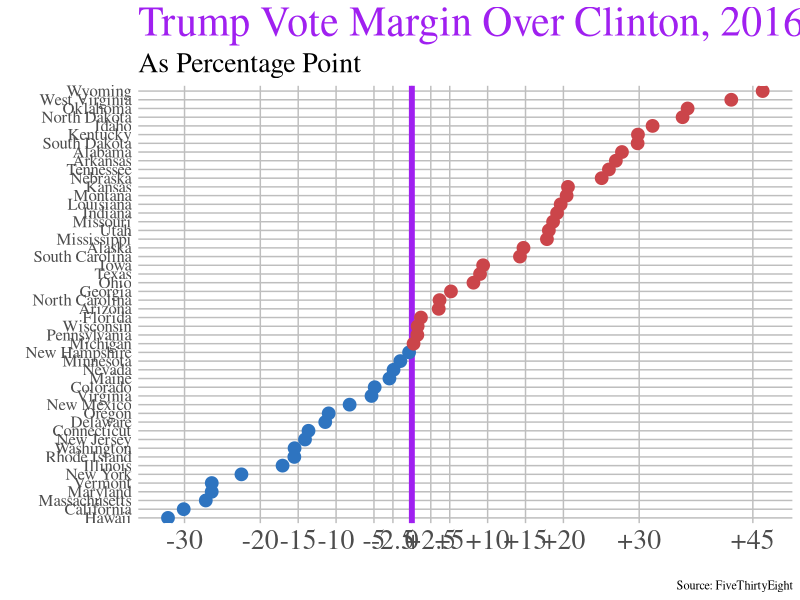
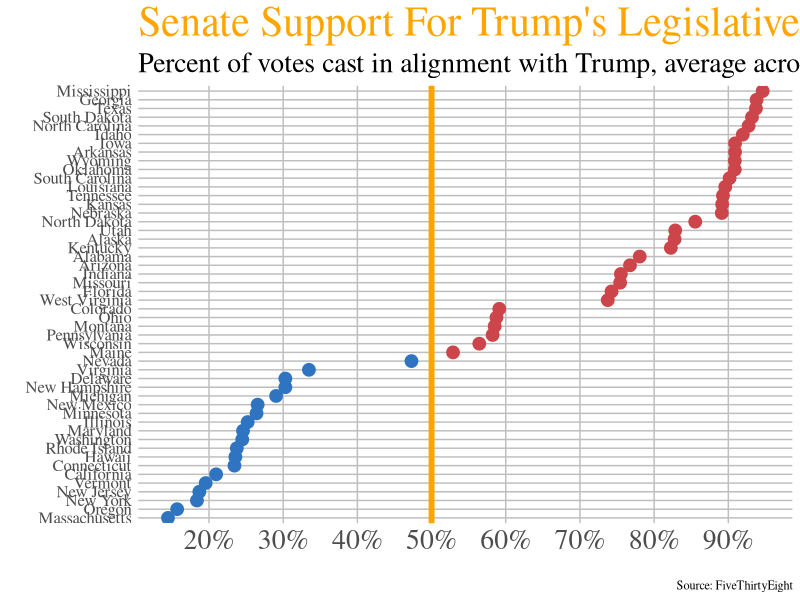
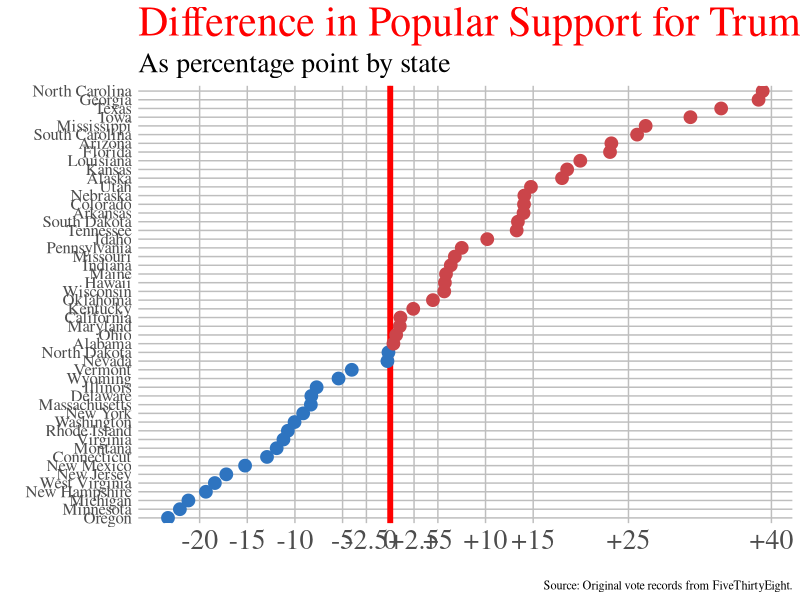

The R source for these figures, in order: (Note: this script raises an error after producing the figures.)
## ---- chunk 1
knitr::opts_chunk$set(echo = FALSE, 
                      warning = FALSE, 
                      message = FALSE, 
                      fig.width = 8, 
                      fig.height = 5)
library(tidyverse)
library(readxl)
library(ggplot2)
library(ggthemes)
library(scales)
library(maps)

data <- read.csv("senate_votes.csv") %>% # current as of March 25 2 trillion Covid bill
  select(-district) %>% 
  na.omit() %>% 
  subset(party == 'Republican' | party == 'Democrat' | party == 'Independent')
  

us_states <- map_data("state")  # for later use in state visualization

## ---- chunk 2
trump_2016 <- data %>% select(state, net_trump_2016_vote) %>% 
  distinct() %>% 
  mutate(trump_win = case_when(net_trump_2016_vote > 0 ~ 'Yes',
                               net_trump_2016_vote < 0 ~ 'No'))
  
## ---- chunk 3
senator_votes <- data %>% 
  select(-net_trump_2016_vote) %>% 
  mutate(votes_with_trump = votes*agree_pct) %>% 
  mutate(votes_against_trump = (votes - votes*agree_pct)) 

## ---- chunk 4

state_senate_support <- senator_votes %>% 
  group_by(state) %>% 
  mutate(senator_support_by_state = sum(votes_with_trump)) %>% 
  mutate(senator_opposition_by_state = sum(votes_against_trump)) %>% 
  mutate(total_votes_by_state = senator_support_by_state + senator_opposition_by_state) %>% 
  mutate(state_trump_support_pct = (senator_support_by_state/total_votes_by_state)*100) 

average_state_support <- state_senate_support %>% 
  select(state, state_trump_support_pct) %>% 
  distinct() %>% 
  mutate(trump_support_dummy = case_when(state_trump_support_pct >= 50 ~ "Yes",
                                         state_trump_support_pct < 50 ~ "No"))
         
## ---- chunk 5

difference <- average_state_support %>% 
  left_join(trump_2016) %>% 
  mutate(net_senate_support = state_trump_support_pct - 50) %>% 
  mutate(trump_senate_difference = net_senate_support - net_trump_2016_vote) %>% 
  mutate(difference_dummy = case_when(trump_senate_difference >= 0 ~ "Yes",
                                         trump_senate_difference < 0 ~ "No"))
  
## ---- chunk 6
party_colors <- c("#2E74C0", "#CB454A") # Dem and GOP colors

# trump state vote over clinton
ggplot(trump_2016,
       aes(x = net_trump_2016_vote,
           y = reorder(state, net_trump_2016_vote),
           color = trump_win)) +
  
  geom_vline(xintercept = 0, color = "purple", size = 2) +
  geom_point(size = 4) +
  
  scale_x_continuous(breaks = c(-30,-20,-15,-10,-5,-2.5,0,2.5,5,10,15,20,30,45),
                     labels = c("-30", "-20", "-15", "-10", "-5", "-2.5", "0", "+2.5", "+5", "+10", "+15", "+20", "+30", "+45")) +
  scale_color_manual(values = party_colors) +
  
  labs(title = "Trump Vote Margin Over Clinton, 2016",
       subtitle = "As Percentage Point",
       x = "", y = "",
       caption = "Source: FiveThirtyEight") +
  guides(color = FALSE) +
  theme_tufte() +
  theme(axis.text.x = element_text(size = 20),
        axis.ticks = element_blank(),
        axis.text.y = element_text(size = 12),
        plot.title = element_text(size = 30, color = "purple"),
        plot.subtitle = element_text(size = 20),
        panel.grid.major = element_line(color = "gray"))
## ---- chunk 7

# average senate agreement with trump
ggplot(average_state_support,
       aes(x = state_trump_support_pct,
           y = reorder(state, state_trump_support_pct),
           color = trump_support_dummy)) +
  
  geom_vline(xintercept = 50, color = "orange", size = 2) +
  geom_point(size = 4) +
  
  scale_x_continuous(breaks = c(0,10,20,30,40,50,60,70,80,90,100),
                     labels = c("0%","10%", "20%","30%","40%","50%","60%","70%","80%","90%","100%")) +
  scale_color_manual(values = party_colors) +
  
  labs(title = "Senate Support For Trump's Legislative Agenda",
       subtitle = "Percent of votes cast in alignment with Trump, average across each state's two senators",
       x = "", y = "",
       caption = "Source: FiveThirtyEight") +
  guides(color = FALSE) +
  theme_tufte() +
  theme(axis.text.x = element_text(size = 20),
        axis.ticks = element_blank(),
        axis.text.y = element_text(size = 12),
        plot.title = element_text(size = 30, color = "orange"),
        plot.subtitle = element_text(size = 20),
        panel.grid.major = element_line(color = "gray"))

## ---- chunk 8

# average senate agreement with trump
ggplot(difference,
       aes(x = trump_senate_difference,
           y = reorder(state, trump_senate_difference),
           color = difference_dummy)) +
  
  geom_vline(xintercept = 0, color = "red", size = 2) +
  geom_point(size = 4) +
  
  scale_x_continuous(breaks = c(-30,-20,-15,-10,-5,-2.5,0,2.5,5,10,15,25,40),
                     labels = c("-30", "-20", "-15", "-10", "-5", "-2.5", "0", "+2.5", "+5", "+10", "+15", "+25", "+40")) +
  scale_color_manual(values = party_colors) +
  
  labs(title = "Difference in Popular Support for Trump vs. Legislative Support in Senate",
       subtitle = "As percentage point by state",
       x = "", y = "",
       caption = "Source: Original vote records from FiveThirtyEight.") +
  guides(color = FALSE) +
  theme_tufte() +
  theme(axis.text.x = element_text(size = 20),
        axis.ticks = element_blank(),
        axis.text.y = element_text(size = 12),
        plot.title = element_text(size = 30, color = "Red"),
        plot.subtitle = element_text(size = 20),
        panel.grid.major = element_line(color = "gray"))

## ---- chunk 9
difference_map_prep <- difference
difference_map_prep$region <- tolower(difference_map_prep$state)

difference_map <- left_join(us_states, difference_map_prep)

ggplot(difference_map,
       aes(x = long, y = lat, group = group, fill = trump_senate_difference)) +
  
  geom_polygon(color = "black", size = .3) +
  coord_map(projection = "albers", lat0 = 39, lat1 = 45) +
  
  scale_fill_gradient2(low = muted("#2E74C0"), mid = ("white"),
                       high = muted("#CB454A"),breaks = c(-20, -10, 0, 10, 20, 35)) +

  theme_map()
